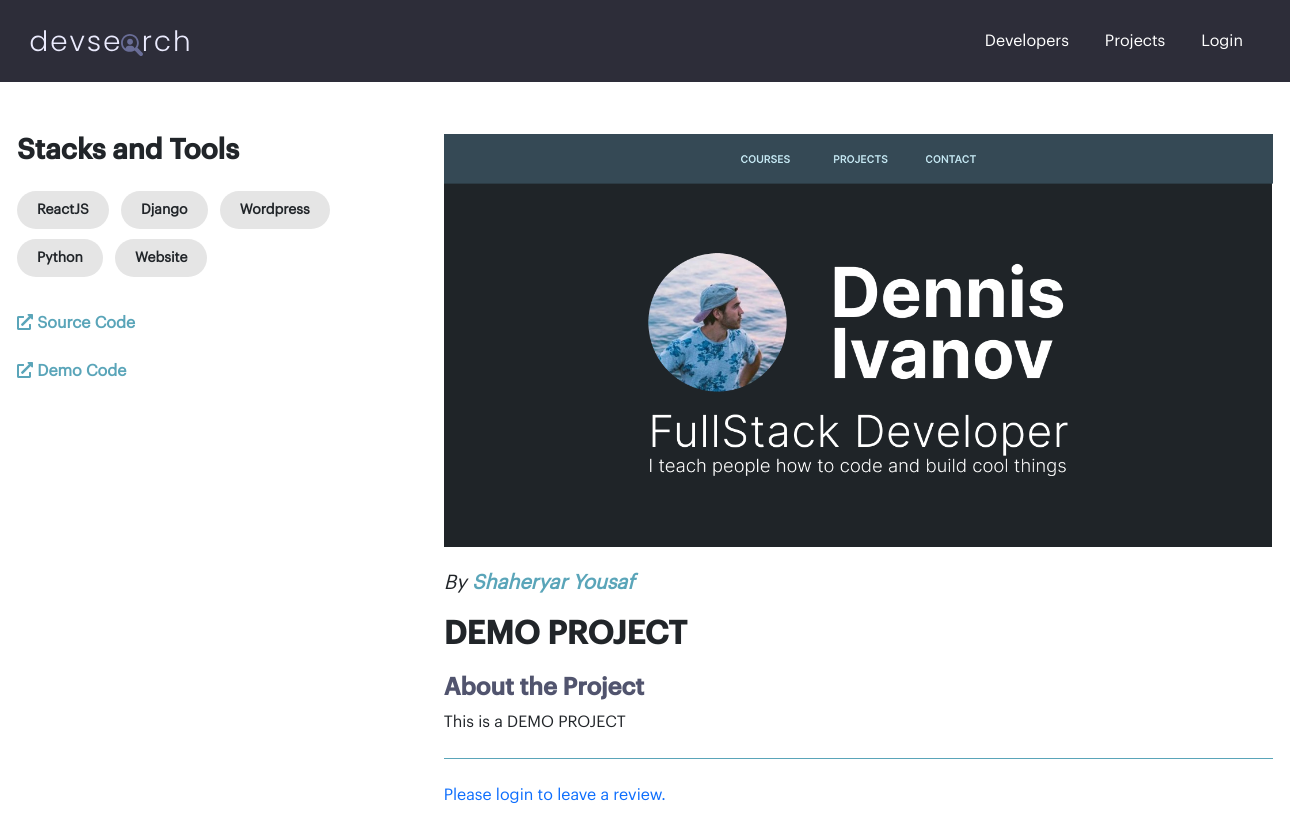
Screenshot of /projects/detail/0c079f03-4cf1-4557-806b-48ec29e9c739/ with the database file from the repository.
### projects/models.py (models this page shows, shortened)
class Tag(models.Model):
    name = models.CharField(max_length=200, null=True)
    created_at = models.DateTimeField(auto_now_add=True)
    id = models.UUIDField(default=uuid.uuid4, unique=True,
                          primary_key=True, editable=False)

class Project(models.Model):
    user = models.ForeignKey(
        Profile, on_delete=models.SET_NULL, null=True, blank=True)
    title = models.CharField(max_length=200, null=True)
    description = models.TextField(null=True, blank=True)
    featured_image = models.ImageField(
        null=True, blank=True, upload_to='projects/%Y/%M/%D/')
    demo_link = models.CharField(max_length=200, null=True, blank=True)
    source_link = models.CharField(max_length=200, null=True, blank=True)
    tags = models.ManyToManyField('Tag', null=True)
    vote_total = models.IntegerField(default=0, null=True, blank=True)
    vote_ratio = models.IntegerField(default=0, null=True, blank=True)
    created_at = models.DateTimeField(auto_now_add=True)
    id = models.UUIDField(default=uuid.uuid4, unique=True,
                          primary_key=True, editable=False)
    class Meta:
        verbose_name_plural = "Projects"
        ordering = ['-vote_ratio', '-vote_total', 'title']
    @property
    def reviewers(self):
        queryset = self.review_set.all().values_list('user__id', flat=True)
        return queryset

### users/models.py (models this page shows, shortened)
class Profile(models.Model):
    user = models.OneToOneField(
        User, on_delete=models.CASCADE, null=True, blank=True)
    name = models.CharField(max_length=200, null=True, blank=True)
    email = models.EmailField(max_length=200, null=True, blank=True)
    username = models.CharField(max_length=200, null=True, blank=True)
    short_intro = models.CharField(max_length=200, null=True, blank=True)
    bio = models.TextField(null=True, blank=True)
    featured_image = models.ImageField(
        null=True, blank=True, upload_to='profiles/%Y/%M/%D/')
    short_intro = models.CharField(max_length=200, null=True, blank=True)
    location = models.CharField(max_length=200, null=True, blank=True)
    github_link = models.CharField(max_length=200, null=True, blank=True)
    stackoverflow_link = models.CharField(
        max_length=200, null=True, blank=True)
    twitter_link = models.CharField(max_length=200, null=True, blank=True)
    linkedin_link = models.CharField(max_length=200, null=True, blank=True)
    website_link = models.CharField(max_length=200, null=True, blank=True)
    created_at = models.DateTimeField(auto_now_add=True)
    id = models.UUIDField(default=uuid.uuid4, unique=True,
                          primary_key=True, editable=False)
    class Meta:
        verbose_name_plural = "Profiles"

### projects/views.py (the view, shortened to what this page needs)
# urls.py: path('detail/<str:pk>/', views.project, name='project'),
def project(request, pk):
    project = Project.objects.get(id=pk)
    form = ReviewForm()
    context = {
        'project': project,
        'form': form
    }
    return render(request, 'projects/single-project.html', context)

### templates/projects/single-project.html (shortened to what this page needs)
{% extends 'base.html' %}
{% load static %}
{% load crispy_forms_tags %}
{% block content %}
<section class="detail__section">
    <div class="container">
        <div class="row">
            <div class="col-lg-4">
                <h3 class="small__heading">Stacks and Tools</h3>
                <ul class="list-inline mb-0 stacks mt-4 mb-4">
                    {% for tag in project.tags.all %}
                        <li class="list-inline-item">
                            <span class="badge rounded-pill bg-light text-dark">{{tag.name}}</span>
                        </li>
                    {% endfor %}
                </ul>
                {% if project.source_link %}
                <div class="external__link mb-4">
                    <a href="{{project.source_link}}" target="_blank"><i class="fas fa-external-link-alt"></i> Source Code</a>
                </div>
                {% endif %}
                {% if project.demo_link %}
                <div class="external__link mb-4">
                    <a href="{{project.demo_link}}" target="_blank"><i class="fas fa-external-link-alt"></i> Demo Code</a>
                </div>
                {% endif %}
            </div>
            <div class="col-lg-8">
                <div class="project__basic__info">
                    {% if project.featured_image %}
                        <img src="{{project.featured_image.url}}" class="img-fluid" />
                    {% else %}
                        <img src="{% static 'images/project.png' %}" class="img-fluid" />
                    {% endif %}
                    <h5 class="author mt-4">By <a href="{% url 'single-user' project.user.id %}">{{project.user.name}}</a></h5>
                    <h2 class="title">{{project.title}}</h2>
                    <div class="description">
                        <h4 class="small__heading comet__color">About the Project</h4>
                        <p class="mb-4">{{project.description}}</p>
                    </div>
                </div>
                {% if request.user.profile.id in project.reviewers %}
                    <p class="my-4">You have already submitted the review on this project.</p>
                {% elif request.user.profile == project.user %}
                    <p class="my-4">You cannot review your own project.</p>
                {% else %}
                    <p class="my-4">
                        <a href="{% url 'login' %}?next={{request.path}}">Please login to leave a review.</a>
                    </p>
                {% endif %}
            </div>
        </div>
    </div>
</section>
{% endblock %}

### _dev_search/static/css/style.css (style rules this page uses)
* { font-family: 'Graphik-Regular'; }
.container { min-width: 1280px; }
.small__heading { font-weight: 600; font-family: 'Graphik-Medium'; }
a, a:hover { text-decoration: none; }
.comet__color { color: #51546e; }
.detail__section { padding: 4% 0; }
.detail__section .project__basic__info { border-bottom: 1px solid #5aa5b9; }
.detail__section .author { font-style: italic; }
.detail__section .title { font-weight: 700; font-family: 'Graphik-Medium'; margin: 20px 0; }
.stacks li { margin-bottom: 10px }
.stacks .bg-light { font-size: 14px; padding: 12px 20px; background-color: #e5e5e5 !important; }
.external__link a, .detail__section .author a { color: #5aa5b9; text-decoration: none; font-weight: 600; }

### rows the page displays
Tag: name "ReactJS"
Tag: name "Django"
Tag: name "Wordpress"
Tag: name "Python"
Tag: name "Website"
Project: user.name "Shaheryar Yousaf", title "DEMO PROJECT", description "This is a DEMO PROJECT"
